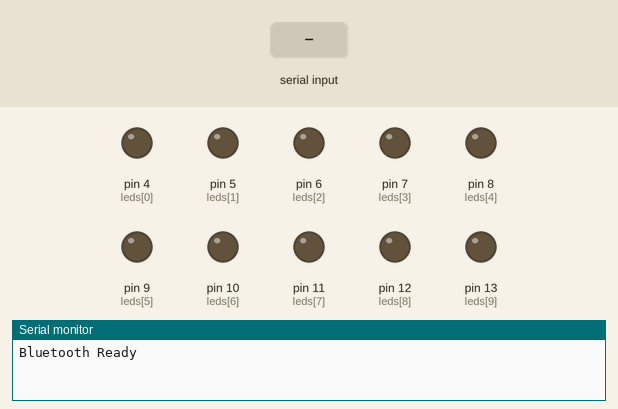
A sketch run on a simulated Arduino Uno, built with avr-gcc and run on an emulated ATmega328P. On the bench: output pins drawn as LEDs (lit = HIGH), the last lines printed to the serial monitor. Dashed ring = blinking. Inputs (shaded band) come from the test bench.

Above: at 1.2 s.
1.3 s: "a" received over the second serial link
At 3.2 s:
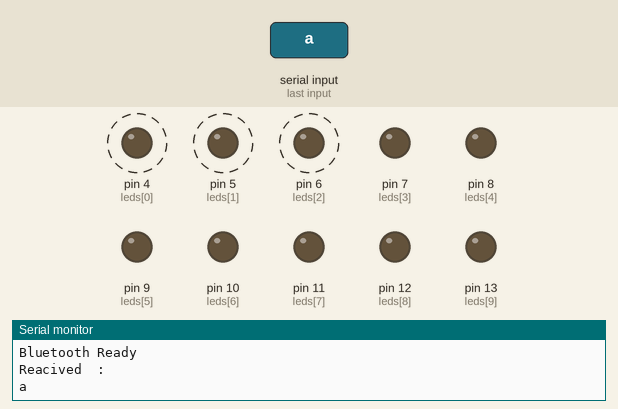
4.3 s: "c" received over the second serial link
At 4.37 s:
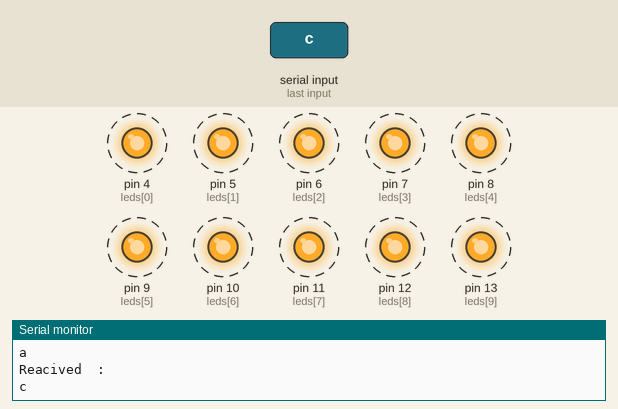
7.3 s: "d" received over the second serial link
At 7.76 s:
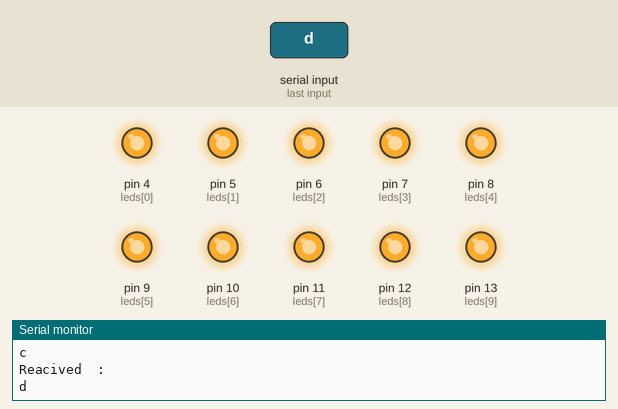
10.3 s: "e" received over the second serial link
At 10.45 s:
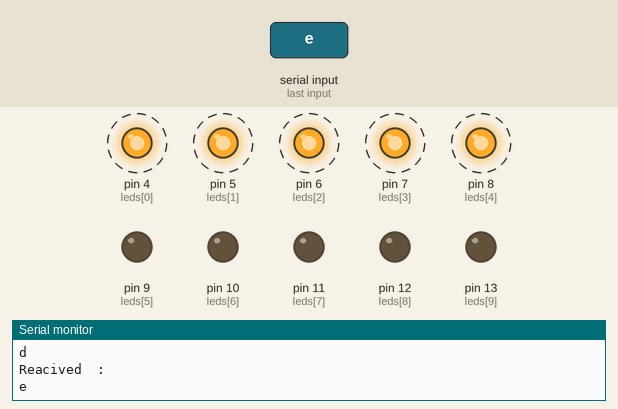
Timing chart, 0 to 13.6 s (numbered marks = the images above; inputs shaded):
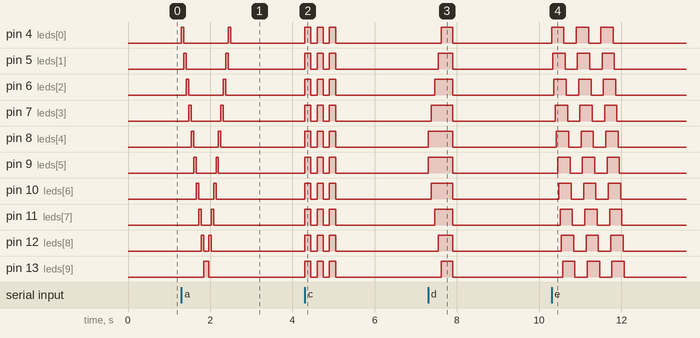

The sketch:

Bluetooth_LED.ino
```cpp
#include <SoftwareSerial.h>
SoftwareSerial bt(2,3); // RX TX It's Reversed...
const int ledCount = 10;
int leds[ledCount] = {4,5,6,7,8,9,10,11,12,13};

void allOff() {
  for (int i = 0; i < ledCount; i++) {
    digitalWrite(leds[i], LOW);
  }
}

void waveEffect(int d) {
  for (int i = 0; i < ledCount; i++) {
    digitalWrite(leds[i], HIGH);
    delay(d);
    digitalWrite(leds[i], LOW);
  }
  for (int i = ledCount - 1; i >= 0; i--) {
    digitalWrite(leds[i], HIGH);
    delay(d);
    digitalWrite(leds[i], LOW);
  }
}

void knightRider(int d) {
  for (int i = 0; i < ledCount; i++) {
    allOff();
    digitalWrite(leds[i], HIGH);
    delay(d);
  }
  for (int i = ledCount - 1; i >= 0; i--) {
    allOff();
    digitalWrite(leds[i], HIGH);
    delay(d);
  }
}

void pulseEffect(int d) {
  for (int j = 0; j < 3; j++) {
    for (int i = 0; i < ledCount; i++) {
      digitalWrite(leds[i], HIGH);
    }
    delay(d);
    allOff();
    delay(d);
  }
}

void explosionEffect(int d) {
  int center1 = ledCount / 2 - 1;
  int center2 = ledCount / 2;

  for (int i = 0; i <= center1; i++) {
    digitalWrite(leds[center1 - i], HIGH);
    digitalWrite(leds[center2 + i], HIGH);
    delay(d);
  }

  delay(200);
  allOff();
}

void spiralFast(int d) {
  for (int round = 0; round < 3; round++) {
    for (int i = 0; i < ledCount; i++) {
      digitalWrite(leds[i], HIGH);
      delay(d);
    }
    for (int i = 0; i < ledCount; i++) {
      digitalWrite(leds[i], LOW);
      delay(d);
    }
  }
}

void setup() {
  Serial.begin(9600);
  bt.begin(9600);
  Serial.println("Bluetooth Ready");
  for (int i = 0; i < ledCount; i++) {
    pinMode(leds[i], OUTPUT);
  }
}


void loop() {
  if(bt.available()){
    char data = bt.read();
    Serial.println("Reacived  :");
    Serial.println(data);

    if(data == 'a'){
      waveEffect(60);
    }

    else if (data == 'b'){
     knightRider(40);
    }

    else if (data == 'c'){

     pulseEffect(150);
    }

    else if (data == 'd'){
     explosionEffect(80);
    }
    else if (data == 'e'){
      spiralFast(30);
    }
  }
}
```

Measured:
- after the input at 1.3 s, pin 4 (leds[0]): alternates HIGH for 0.06 s and LOW for 1.1 s, starting at once; pin 5 (leds[1]): alternates HIGH for 0.06 s and LOW for 0.96 s, 4 changes in all, then stays LOW, starting after 0.06 s
- after the input at 4.3 s, pin 4 (leds[0]), pin 5 (leds[1]), pin 6 (leds[2]), pin 7 (leds[3]), pin 8 (leds[4]), pin 9 (leds[5]), pin 10 (leds[6]), pin 11 (leds[7]), pin 12 (leds[8]), pin 13 (leds[9]): alternates HIGH for 0.15 s and LOW for 0.15 s, 6 changes in all, then stays LOW, starting at once
- after the input at 7.3 s, pin 4 (leds[0]): LOW → HIGH after 0.32 s, → LOW 0.28 s later; pin 5 (leds[1]): LOW → HIGH after 0.24 s, → LOW 0.36 s later
- after the input at 10.3 s, pin 4 (leds[0]), pin 5 (leds[1]): alternates HIGH for 0.30 s and LOW for 0.30 s, 6 changes in all, then stays LOW, starting at once
